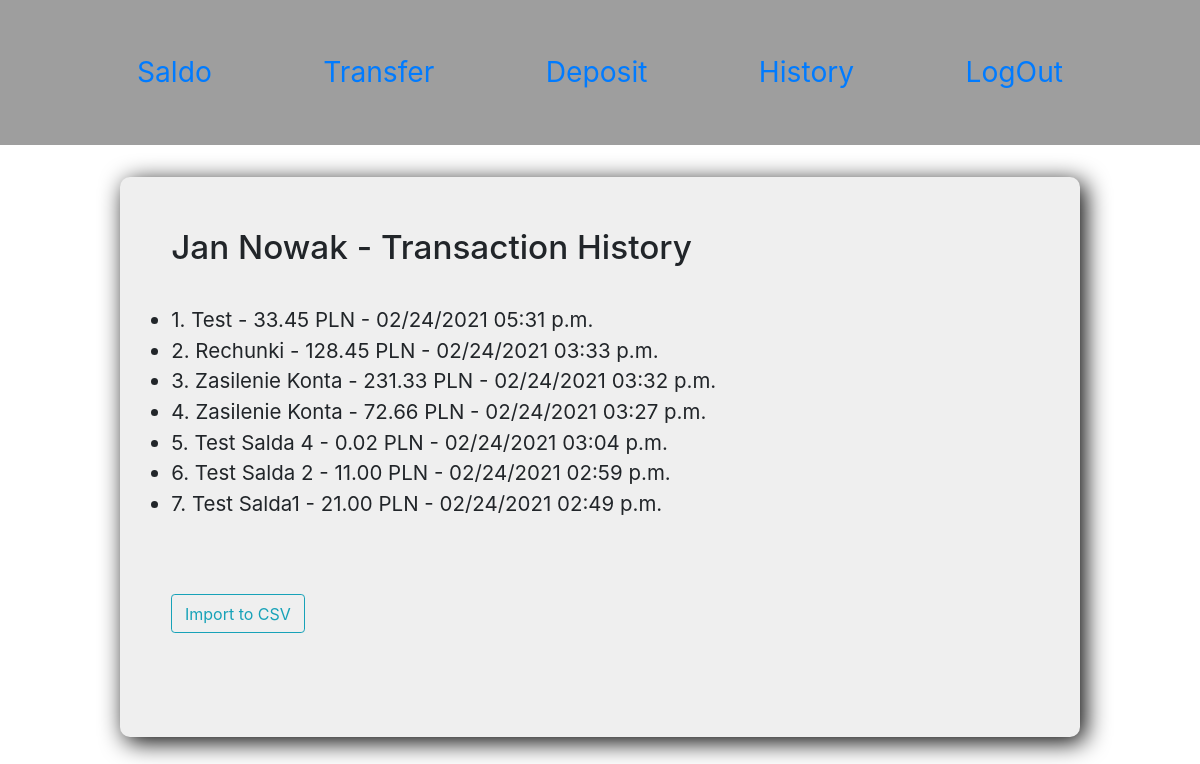
Page /account/history/ (signed in) on the earlier database version.
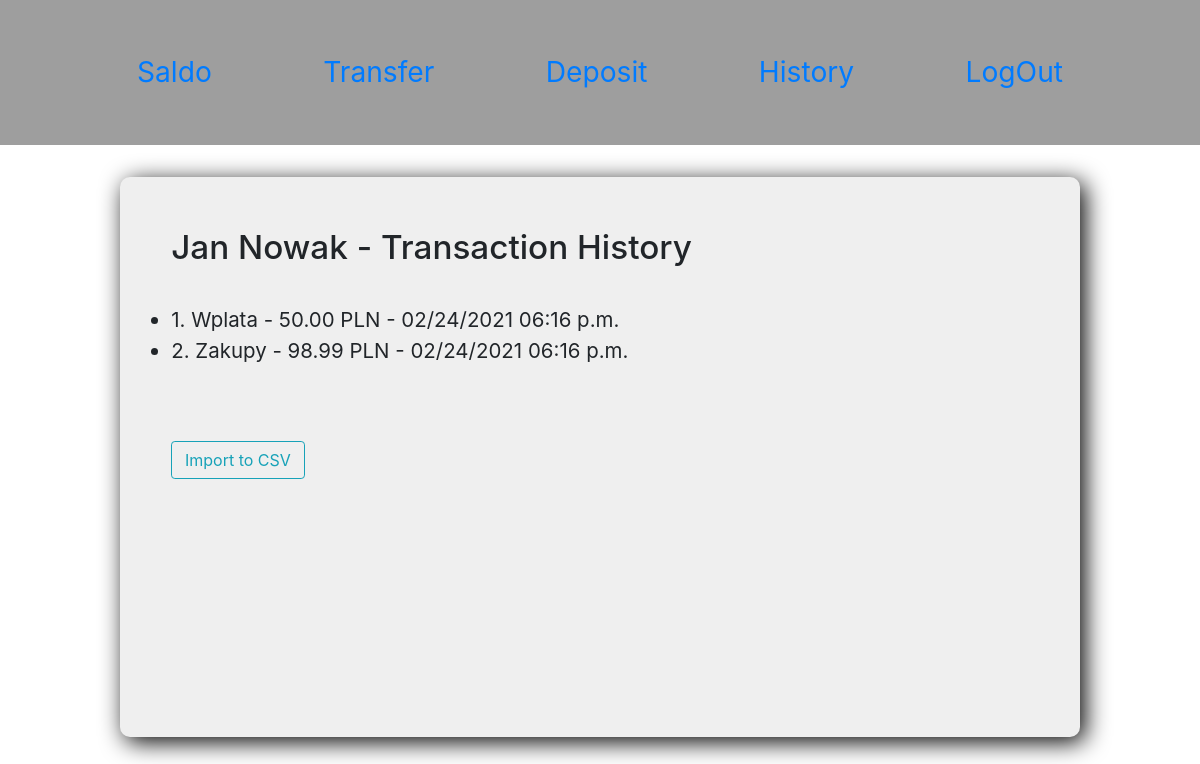
Same page on the later database version.
### account/models.py (models this page shows, shortened)
class Transaction(models.Model):
    numeric = RegexValidator(r'^[0-9+]', 'Only digit characters.')
    owner = models.ForeignKey(User, on_delete=models.CASCADE)
    title = models.CharField(max_length=100)
    destinationAccount = models.CharField(max_length=12, validators=[numeric])
    amount = models.DecimalField(decimal_places=2, max_digits=10, validators=[
        MinValueValidator(0.01)])
    transactionDate = models.DateTimeField(default=datetime.now, blank=True)

### account/views.py (the view)
# urls.py: path('account/history/', views.historyView, name='historyView'),
@login_required(login_url='login')
def historyView(request):
    transactions = Transaction.objects.filter(
        owner=request.user).order_by('-transactionDate')
    context = {'transactions': transactions}
    return render(request, 'account/history.html', context)

### account/templates/account/history.html (shortened to what this page needs)
{% extends "account/account.html" %}
{% block content %}
<h1>{{ request.user.first_name }} {{ request.user.last_name }} - Transaction History</h1>
<br>
<ul>
    {% for t in transactions %}
    <li>{{ forloop.counter }}. {{ t.title }} - {{ t.amount }} PLN - {{ t.transactionDate|date:"SHORT_DATE_FORMAT"}} {{t.transactionDate|time:"h:i a"}}</li>
    {% endfor %}
</ul>
<br><br>
<div>
    <form method="post" action="{% url 'importHistory' %}">
        <button class="btn btn-outline-info btn-lg" type="submit">Import to CSV</button>
    </form>
</div>
{% endblock %}

### account/templates/account/account.html (shortened to what this page needs)
<!DOCTYPE html>
<html lang="en">
<head>
    <link rel="stylesheet" href="https://maxcdn.bootstrapcdn.com/bootstrap/4.0.0/css/bootstrap.min.css"
>
</head>
<body>
    <nav>
        <ul class='nav-links'>
            <li><a href="{% url 'saldoView' %}">Saldo</a></li>
            <li><a href="{% url 'transferView' %}">Transfer</a></li>
            <li><a href="{% url 'depositView' %}">Deposit</a></li>
            <li><a href="{% url 'historyView' %}">History</a></li>
            <li><a href="{% url 'logout' %}">LogOut</a></li>
        </ul>
    </nav>
    <div class="content">
        {% block content %}{% endblock %}
    </div>
</body>
</html>

### account/templates/account/account.html (style rules this page uses)
* { margin: 0; padding: 0; box-sizing: border-box; }
html { font-size: 80%; }
body { font-size: 1.6rem; }
nav { min-height: 10vh; background: rgb(158, 158, 158); margin-bottom: 2.5rem; }
h1 { font-size: 2.6rem; }
.nav-links { display: flex; justify-content: space-evenly; align-items: center; padding: 4rem 2rem; font-size: 2.2rem; list-style: none; }
.content { min-height: 70vh; margin: auto 10%; padding: 4rem; background: #efefef; -webkit-box-shadow: 5px 5px 25px 0px #000000; box-shadow: 5px 5px 25px 0px #000000; border-radius: 10px; }

Differences in the rows shown:
removed Transaction: title "Test", amount "33.45", transactionDate "02/24/2021", transactionDate "05:31 p.m."
removed Transaction: title "Rechunki", amount "128.45", transactionDate "02/24/2021", transactionDate "03:33 p.m."
removed Transaction: title "Zasilenie Konta", amount "231.33", transactionDate "02/24/2021", transactionDate "03:32 p.m."
removed Transaction: title "Zasilenie Konta", amount "72.66", transactionDate "02/24/2021", transactionDate "03:27 p.m."
removed Transaction: title "Test Salda 4", amount "0.02", transactionDate "02/24/2021", transactionDate "03:04 p.m."
removed Transaction: title "Test Salda 2", amount "11.00", transactionDate "02/24/2021", transactionDate "02:59 p.m."
removed Transaction: title "Test Salda1", amount "21.00", transactionDate "02/24/2021", transactionDate "02:49 p.m."
added Transaction: title "Wplata", amount "50.00", transactionDate "02/24/2021", transactionDate "06:16 p.m."
added Transaction: title "Zakupy", amount "98.99", transactionDate "02/24/2021", transactionDate "06:16 p.m."
